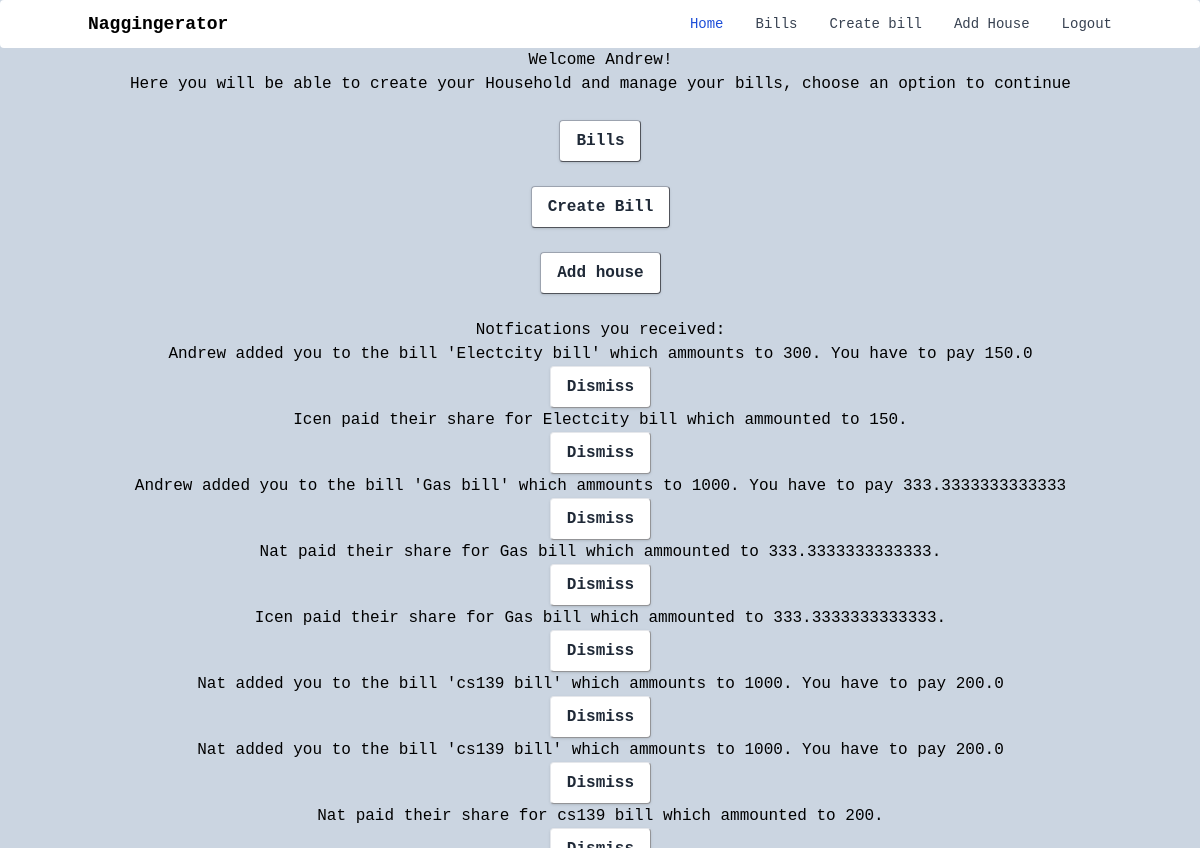
Page /indexLogged (signed in) on the committed database.
### db_schema.py (models this page shows, shortened)
class User(UserMixin, db.Model):
    __tablename__='users'
    id = db.Column(db.Integer, primary_key=True)
    username = db.Column(db.String(20), unique=True)
    password_hash = db.Column(db.String(30))
    bills = db.relationship('Bills', backref='user', lazy='dynamic')
    bill_completion = db.relationship('User_Bill', backref='User_completion', lazy='dynamic')
    notfications = db.relationship('Notfications', backref='user_notfications', lazy='dynamic')
    house_members = db.relationship('Households', backref='house_members', lazy='dynamic')
    email = db.Column(db.String(30))

class Notfications(db.Model):
    __tablename__ = 'notfications'
    id = db.Column(db.Integer, primary_key=True)
    user_id = db.Column(db.Integer(), db.ForeignKey('users.id'))
    notfication =db.Column(db.Text())

### cwk.py (the view)
@app.route('/indexLogged',methods=['GET'])
def indexLogged():
    notfications = Notfications.query.filter_by(user_id=current_user.id)
    return render_template('indexLogged.html',notfications=notfications)

### cwk.py (called while the page is built)
@login_manager.user_loader
def load_user(user_id):
    return User.query.get(int(user_id))

### templates/indexLogged.html (shortened to what this page needs)
{% extends 'base1.html' %}
{% block body %}
    <div class="centre">
        <h1>Welcome {{current_user.username}}!</h1>
        <p>Here you will be able to create your Household and manage your bills, choose an option to continue</p>
        <br>
        <form action='/Bills'>
            <button class="bg-white hover:bg-gray-100 text-gray-800 font-semibold py-2 px-4 border border-gray-400 rounded shadow">
                Bills
            </button>
        </form>
        <br>
        <form action='/createBill'>
            <button class="bg-white hover:bg-gray-100 text-gray-800 font-semibold py-2 px-4 border border-gray-400 rounded shadow">
                Create Bill
            </button>
        </form>
        <br>
        <form action='/addHouse'>
            <button class="bg-white hover:bg-gray-100 text-gray-800 font-semibold py-2 px-4 border border-gray-400 rounded shadow">
                Add house
            </button>
        </form>
        <br>
        <h3>Notfications you received:</h3>
        {% for notfication in notfications %}
            {{ notfication.notfication }}
            <form action='/indexLoggedAPI' method="POST">
                <button class="bg-white hover:bg-gray-100 text-gray-800 font-semibold py-2 px-4 border border-gray-200 rounded shadow">
                    Dismiss
                </button>
            </form>
            {% else %}
                no notifications
            {% endfor %}
    </div>
{% endblock %}

### static/css/main.css (style rules this page uses)
html { line-height:1.5;-webkit-text-size-adjust:100%;-moz-tab-size:4;tab-size:4;font-family:ui-sans-serif, system-ui, -apple-system, BlinkMacSystemFont, "Segoe UI", Roboto, "Helvetica Neue", Arial, "Noto Sans", sans-serif, "Apple Color Emoji", "Segoe UI Emoji", "Segoe UI Symbol", "Noto Color Emoji" }
body { margin:0;line-height:inherit }
h1,h2,h3,h4,h5,h6 { font-size:inherit;font-weight:inherit }
button,input,optgroup,select,textarea { font-family:inherit;font-size:100%;line-height:inherit;color:inherit;margin:0;padding:0 }
button,select { text-transform:none }
[type=button],[type=reset],[type=submit],button { -webkit-appearance:button;background-color:transparent;background-image:none }
blockquote,dd,dl,figure,h1,h2,h3,h4,h5,h6,hr,p,pre { margin:0 }
[role=button],button { cursor:pointer }
.rounded { border-radius:0.25rem }
.border { border-width:1px }
.border-gray-200 { --tw-border-opacity:1;border-color:rgb(229 231 235 / var(--tw-border-opacity)) }
.border-gray-400 { --tw-border-opacity:1;border-color:rgb(156 163 175 / var(--tw-border-opacity)) }
.bg-slate-300 { --tw-bg-opacity:1;background-color:rgb(203 213 225 / var(--tw-bg-opacity)) }
.bg-white { --tw-bg-opacity:1;background-color:rgb(255 255 255 / var(--tw-bg-opacity)) }
.py-2 { padding-top:0.5rem;padding-bottom:0.5rem }
.px-4 { padding-left:1rem;padding-right:1rem }
.text-center { text-align:center }
.font-mono { font-family:ui-monospace, SFMono-Regular, Menlo, Monaco, Consolas, "Liberation Mono", "Courier New", monospace }
.font-semibold { font-weight:600 }
.text-gray-800 { --tw-text-opacity:1;color:rgb(31 41 55 / var(--tw-text-opacity)) }
.shadow { --tw-shadow:0 1px 3px 0 rgb(0 0 0 / 0.1), 0 1px 2px -1px rgb(0 0 0 / 0.1);--tw-shadow-colored:0 1px 3px 0 var(--tw-shadow-color), 0 1px 2px -1px var(--tw-shadow-color);box-shadow:var(--tw-ring-offset-shadow, 0 0 #0000), var(--tw-ring-shadow, 0 0 #0000), var(--tw-shadow) }

### rows in the picture
User: username "Andrew"
Notfications: notfication "Andrew added you to the bill 'Electcity bill' which ammounts to 300. You have to pay 150.0"
Notfications: notfication "Icen paid their share for Electcity bill which ammounted to 150."
Notfications: notfication "Andrew added you to the bill 'Gas bill' which ammounts to 1000. You have to pay 333.3333333333333"
Notfications: notfication "Nat paid their share for Gas bill which ammounted to 333.3333333333333."
Notfications: notfication "Icen paid their share for Gas bill which ammounted to 333.3333333333333."
Notfications: notfication "Nat added you to the bill 'cs139 bill' which ammounts to 1000. You have to pay 200.0"
Notfications: notfication "Nat added you to the bill 'cs139 bill' which ammounts to 1000. You have to pay 200.0"
Notfications: notfication "Nat paid their share for cs139 bill which ammounted to 200."
